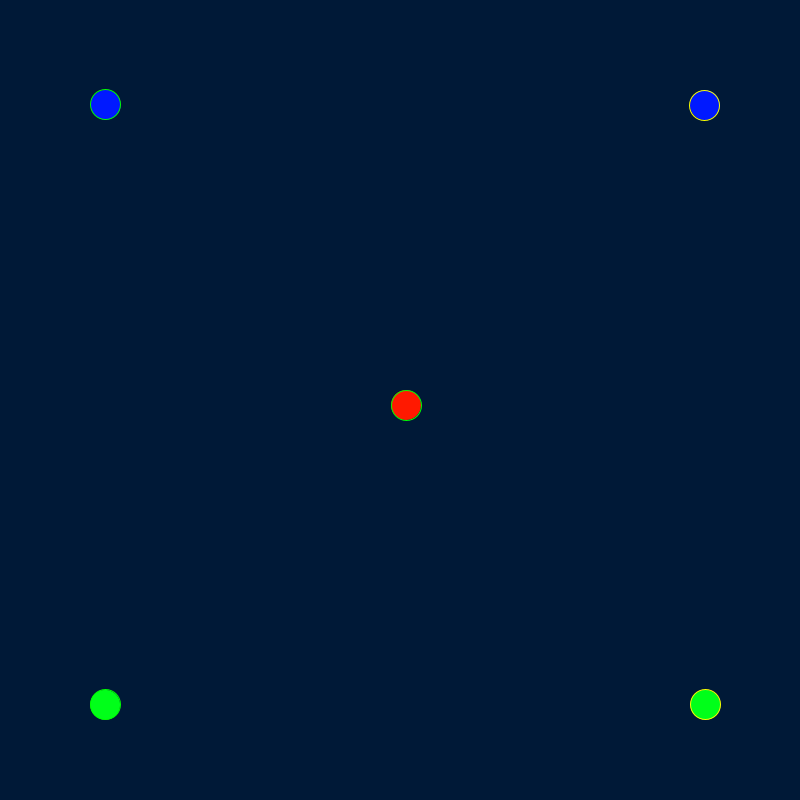
Frame 1 (no input)
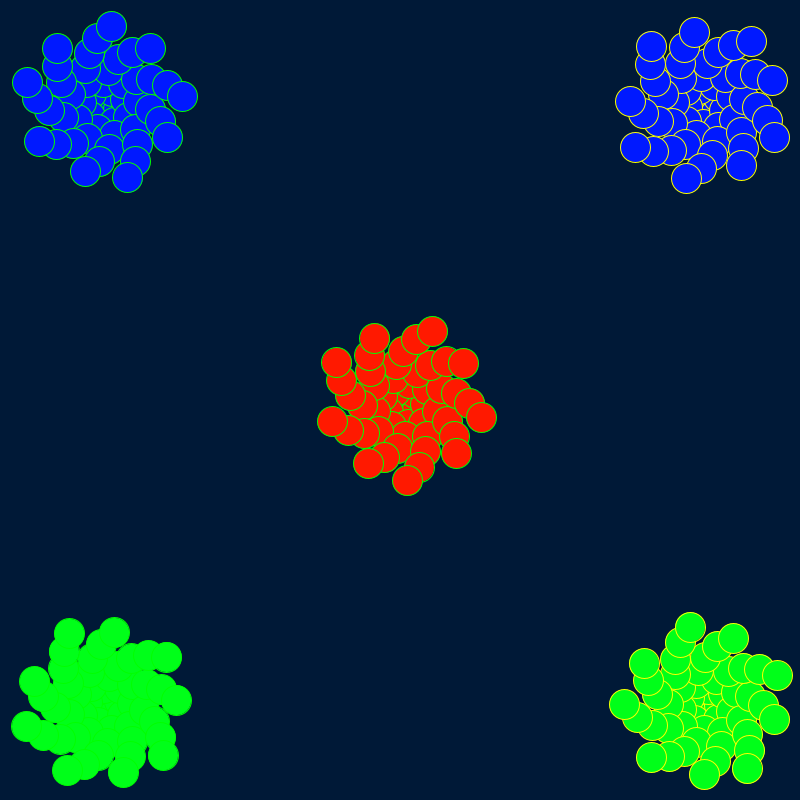
Frame 60 (the mouse pressed at the canvas centre just before this capture)
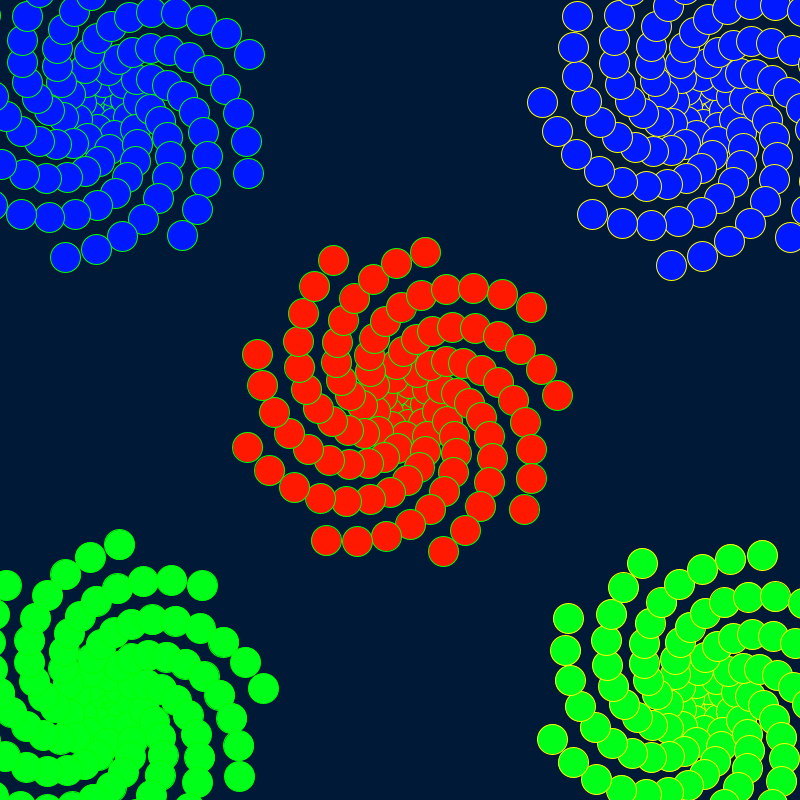
Frame 120 (the mouse held since frame 60 and released just before this capture)

The Processing sketch that drew these frames (run headless with seeded random() and noise(); from frame 60 on, the mouse is pressed at the canvas centre):

// Processing sketch: processing_161851
// ── processing_161851.pde

int time1 = 10000;
float angle = 0.0;
float offset = 10;
float scalar = 1; 
float speed = 5.5;

void setup() {
  
  size(800, 800);
  background(0, 25, 55);
  stroke(225, 0, 0);
  smooth();
  
}

void draw(){
  int currentTime = millis();
  if (currentTime < time1) {
  float x = offset + cos(angle) * scalar;
  float y = offset + sin(angle) * scalar;
  fill(255, 25, 0);
  ellipse(400 + x, 400 + y, 10, 10);
  angle += speed*-.05;
  scalar += speed*-.05;
stroke(0, 255, 0);
  ellipse(395 + x, 395 + y, 30, 30);
  
}  

  if (currentTime < time1) {
  float x = offset + cos(angle) * scalar;
  float y = offset + sin(angle) * scalar;
  fill(0, 25, 255);
  ellipse(100 + x, 100 + y, 10, 10);
  angle += speed*-.05;
  scalar += speed*-.05;
stroke(0, 255, 0);
  ellipse(95 + x, 95 + y, 30, 30);
  

  }
  if (currentTime < time1) {
  float x = offset + cos(angle) * scalar;
  float y = offset + sin(angle) * scalar;
  fill(0, 255, 25);
  ellipse(700 + x, 700 + y, 10, 10);
  angle += speed*-.05;
  scalar += speed*-.05;
stroke(250, 255, 0);
  ellipse(695 + x, 695 + y, 30, 30);
}
{ 

  
  float x = offset + cos(angle) * scalar;
  float y = offset + sin(angle) * scalar;
  fill(0, 255, 25);
  ellipse(100 + x, 700 + y, 10, 10);
  angle += speed*-.05;
  scalar += speed*-.05;
stroke(0, 255, 0);
  ellipse(95 + x, 695 + y, 30, 30);
  

  }
  
  float x = offset + cos(angle) * scalar;
  float y = offset + sin(angle) * scalar;
  fill(0, 25, 255);
  ellipse(700 + x, 100 + y, 10, 10);
  angle += speed*-.05;
  scalar += speed*-.05;
stroke(250, 255, 0);
  ellipse(695 + x, 95 + y, 30, 30);
}
